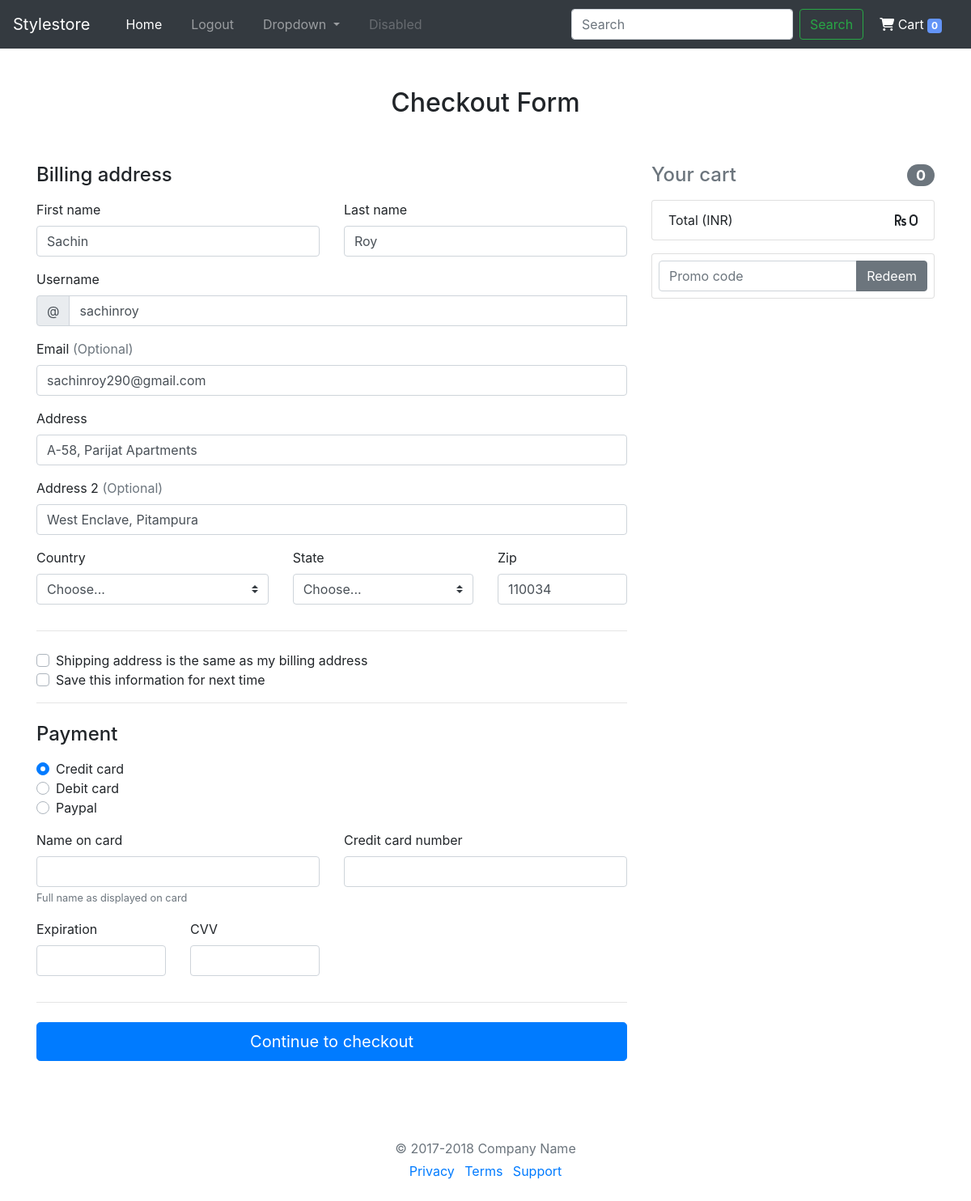
The page /checkout/ (signed in) on the database as committed earlier.
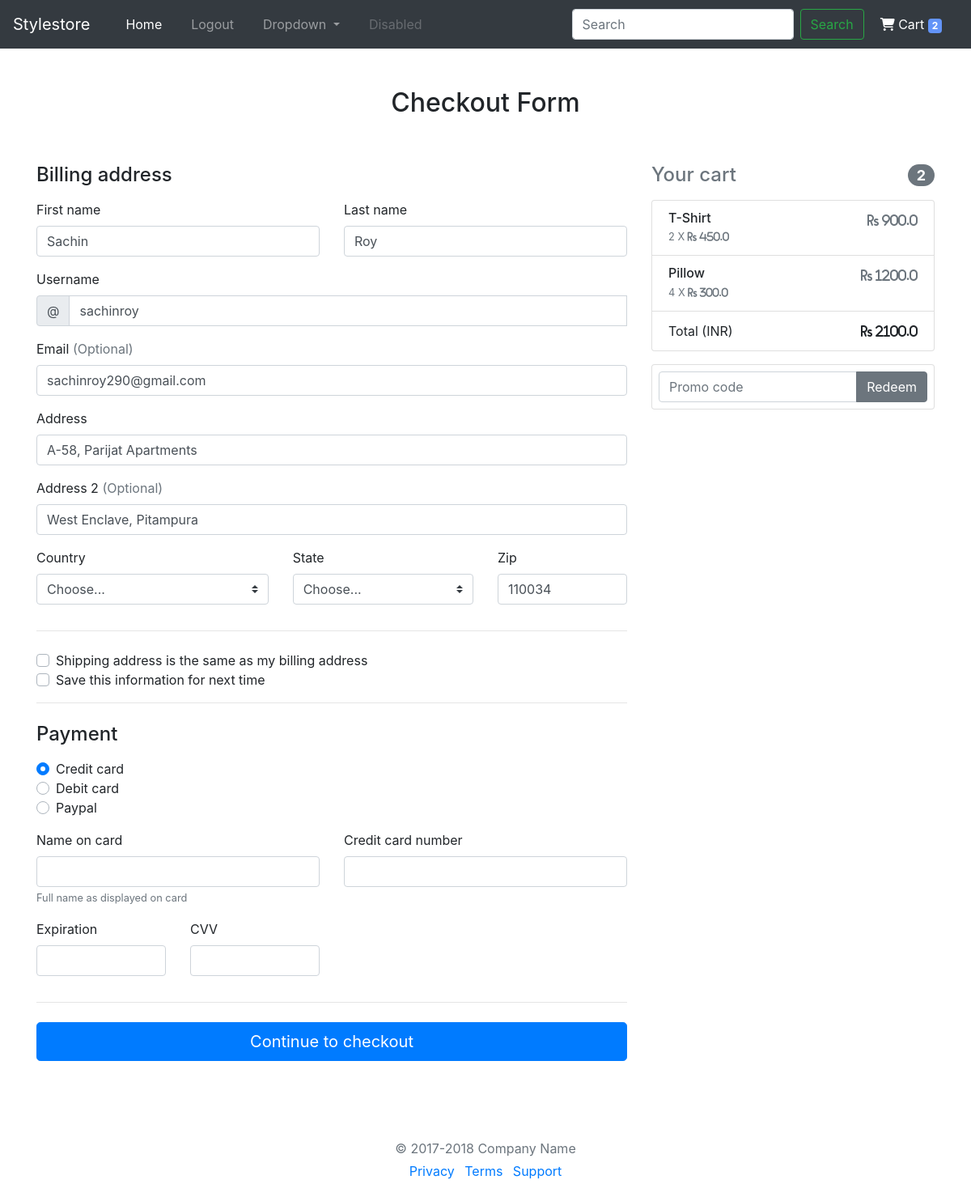
The same page on the database as committed later.
### main/models.py (models this page shows, shortened)
class Cart(models.Model):
    user = models.ForeignKey(CustomUser, on_delete=models.CASCADE)
    is_purchased = models.BooleanField()
    order = models.ForeignKey(Order, on_delete=models.CASCADE, null = True, blank = True)
    complete_design = models.ForeignKey(CompleteDesign, on_delete=models.CASCADE)
    template = models.ForeignKey(Templates, on_delete=models.CASCADE)
    styled_template_url = models.URLField()
    quantity = models.IntegerField()
    unit_price = models.FloatField()
    added_at = models.DateTimeField(auto_now_add = True)
    last_updated_at = models.DateTimeField(auto_now_add = True)

class Templates(models.Model):
    name = models.CharField(max_length=200)
    image = models.CharField(max_length=200)
    unit_price = models.FloatField()

### main/views.py (the view)
# urls.py: path('checkout/', views.checkout, name='checkout'),
def checkout(request):
    if not request.user.is_authenticated:
        return HttpResponseRedirect('/')
    promocode = None
    discount = None
    context = {
        "customuser": main_models.CustomUser.objects.filter(username = request.user.get_username())[0],
        "email": request.user.email,
        "promocode": promocode,
        "discount": discount
    }
    get_cart = getCart(request, nav_cart_limit)
    if get_cart:
        context = {**context, **get_cart}
    return render(request, 'main/checkout.html', context)

### main/templatetags/custom_template_tags.py (called while the page is built)
@register.simple_tag()
def multiply(qty, unit_price, *args, **kwargs):
    total_price = qty * unit_price
    return total_price

### main/views.py (called while the page is built)
def getCart(request, limit):
    if not request.user.is_authenticated:
        return None
    custom_user = main_models.CustomUser.objects.filter(username = request.user.get_username())
    cart_products = main_models.Cart.objects.filter(user = custom_user[0].id, is_purchased = False)
    total_payable = 0
    for i in cart_products.values():
        total_payable += (i['quantity'] * i['unit_price'])
    context = {
        "cart_products": cart_products,
        "nav_cart_products": cart_products[:limit],
        "total_cart_payable": total_payable
    }
    return context

### templates/main/checkout.html (shortened to what the changed rows need)
{% extends 'base.html' %}
{% load static %}
{% load custom_template_tags %}
{% block content %}
    <div class="container">
        <div class="py-5 text-center">
            <h2>Checkout Form</h2>
        </div>
        <div class="row">
            <div class="col-md-4 order-md-2 mb-4">
                <h4 class="d-flex justify-content-between align-items-center mb-3">
                    <span class="text-muted">Your cart</span>
                    <span class="badge badge-secondary badge-pill">{{ cart_products|length }}</span>
                </h4>
                <ul class="list-group mb-3">
                    {% for each_product in cart_products %}
                    <li class="list-group-item d-flex justify-content-between lh-condensed">
                        <div onmouseover="showProductImg(this)" onmouseout="hideProductImg(this)">
                            <h6 class="my-0">{{each_product.template.name}}</h6>
                            <small class="text-muted">{{each_product.quantity}} X <i class="fas fa-rupee-sign"> {{each_product.unit_price}}</i></small>
                        </div>
                        <span class="text-muted"><i class="fas fa-rupee-sign"> {% multiply each_product.quantity each_product.unit_price %}</i></span>
                    </li>
                    {% endfor %}
                    <li class="list-group-item d-flex justify-content-between">
                        <strong><i class="fas fa-rupee-sign"> {{total_cart_payable}}</i></strong>
                    </li>
                </ul>
            </div>
        </div>
    </div>
{% endblock %}

Rows that differ between the two databases and show on the page:
added Cart: template.name "T-Shirt", quantity "2", unit_price "450.0", quantity+unit_price "900.0"
added Cart: template.name "Pillow", quantity "4", unit_price "300.0", quantity+unit_price "1200.0"
Other text that changed with them:
{{ cart_products|length }}: "0" → "2"
{{ total_cart_payable }}: "0" → "2100.0"
